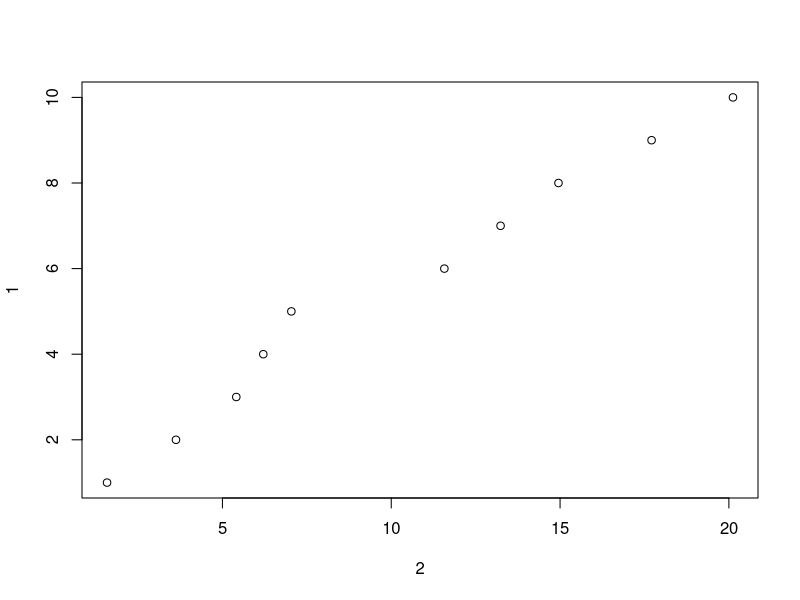

This chart was generated by the following R code:
## ---- chunk 1
library(hms)
library(tidyverse)
knitr::opts_chunk$set(echo = TRUE)
## ---- chunk 2
annoying <- tibble( 
  `1` = 1:10,
  `2` = `1` * 2 + rnorm(length(`1`))
  )
annoying
## ---- chunk 3
a <- annoying$`1`
a
## ---- chunk 4
b <- plot(`1` ~ `2`, annoying)
b
## ---- chunk 5
c <- annoying %>%
  mutate(`3` = `2`/`1`)
c
## ---- chunk 6
d <- c %>%
  rename("one" = `1`, "two" = `2`, "three" = `3`)
d
## ---- chunk 7
d1 <- parse_date("January 1, 2010", "%B %d, %Y")
d2 <- parse_date("2015-Mar-07", "%Y-%b-%d")
d3 <- parse_date("06-Jun-2017", "%d-%b-%Y")
d4 <- parse_date(c("August 19 (2015)", "July 1 (2015)"), "%B %d (%Y)")
d5 <- parse_date("12/30/14", "%m/%d/%y") # Dec 30, 2014
t1 <- parse_time("1705", "%H%M")
t2 <- parse_time("11:15:10.12 PM")

d1
d2
d3
d4
d5
t1
t2
## ---- chunk 8
table2
table4a
table4b
## ---- chunk 9
table2cases <- table2 %>%
  filter(type == "cases") %>%
  rename("cases" = count) %>%
  arrange(country, year)
table2cases
## ---- chunk 10
table2pop <- table2 %>%
  filter(type == "population") %>%
  rename("population" = count) %>%
  arrange(country, year)
table2pop
## ---- chunk 11
table2combine <- tibble(
  country = table2cases$country,
  year = table2cases$year,
  cases = table2cases$cases,
  population = table2pop$population
)
table2combine

table2rte <- table2combine %>%
  mutate(rate = (cases / population) * 10000)
table2rte
## ---- chunk 12
table2rte <- table2rte %>%
  mutate(type = "rate") %>%
  rename(count = rate)
table2rte

table2final <- bind_rows(table2, table2rte) %>%
  arrange(country, year, type, count)

table2final <- table2final %>%
  mutate(cases=NULL, population=NULL)
table2final
## ---- chunk 13
table4together <- tibble(
  country = table4a$country,
  cases99 = table4a$`1999`,
  pop99 = table4b$`1999`,
  rate99 = table4a$`1999` / table4b$`1999` * 10000,
  cases00 = table4a$`2000`,
  pop00 = table4b$`2000`,
  rate00 = table4a$`2000` / table4b$`2000` * 10000)
table4together
